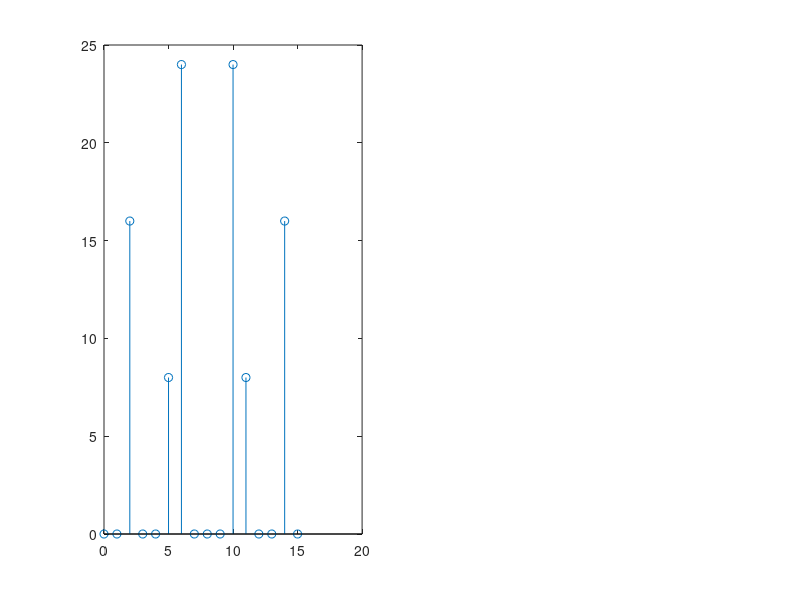

This chart was generated by the following MATLAB code: (Note: this script raises an error after producing the figure.)
N = 16;
n = 0:N-1;
x = 2*sin(pi/4*n)+sin(5*pi/8*n)+3*sin(3*pi/4*n);
%% DFT
subplot(1,2,1);
X_DFT = x * (exp(-1j * 2*pi / N)).^(n' * n);

stem(n,abs(X_DFT));
%% FFT
%subplot(1,2,2);
X_FFT=FFT1(x,N);
abs(X_FFT)
stem(n,abs(X_FFT));
function X=FFT(a,n,inv)
    tot = 1;
    while tot < n
        tot=tot*2;
    end
    if(n==1)
        X=[a(1)];
    else
        n=tot;
        eve = zeros((n)/2);
        odd = zeros((n)/2);
        for i = 1:2:n
            eve((i+1)/2)=a(i+1);
            odd((i+1)/2)=a(i);
        end
        evefft=FFT(eve,n/2,inv);
        oddfft=FFT(odd,n/2,inv);
        w=exp(inv*j*2*pi/n);
        for i = 1:1:(n+1)/2
            X(i)=evefft(i)+w^i*oddfft(i);
            X((i+floor((n+1)/2))) = evefft(i)-w^i*oddfft(i);
        end
    end
end
function X = FFT1(x,n)
    tot = 1;
    while tot < n
        tot=tot*2;
    end
    n = tot;
    round = log2(n) ;
    row = 1;
    col = n/2;
    for m = 1: round
        temp = zeros(2*row,col);
        for u = 1:row
            X1 = x(u,1:col);
            X2 = x(u,col+1:2*col);
            W = exp(-1j * 2*pi / n * (0:col-1) * row);
            temp(2*u-1: 2*u, 1:col) = [X1+X2; (X1-X2).*W];
        end
        x=temp;
        row = row*2;
        col = col/2;
    end
    X = x';
end